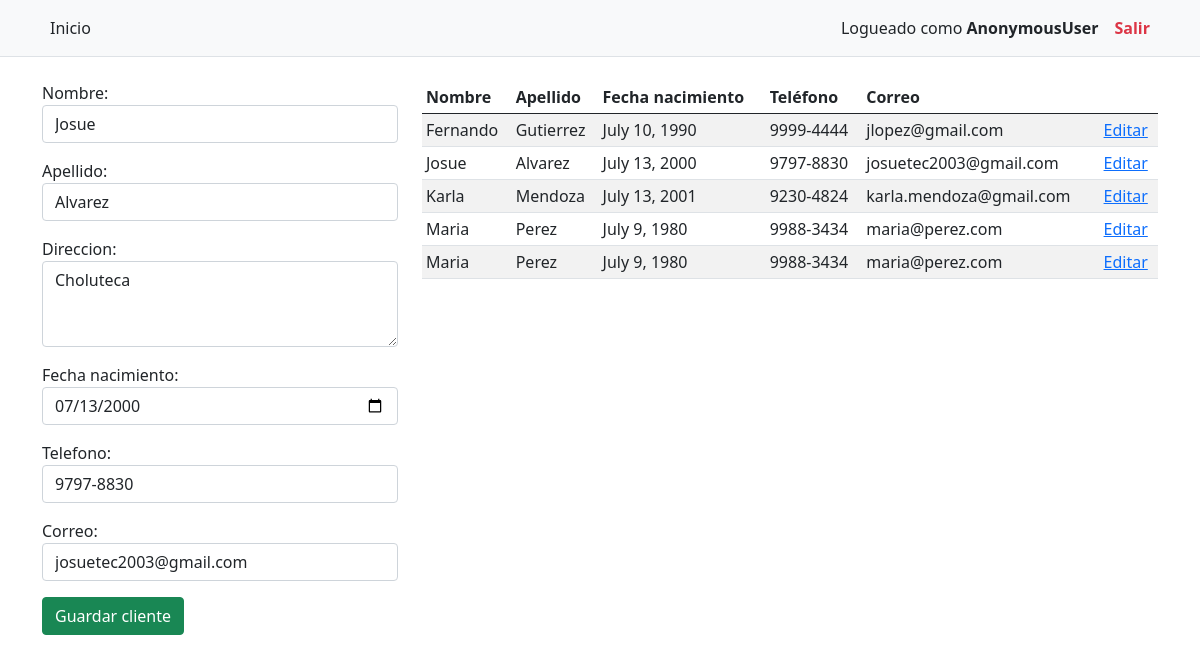
Screenshot of /clientes/?id=1 with the database file from the repository.
### app_banco/models.py (models this page shows, shortened)
class Cliente(models.Model):
    nombre = models.CharField(max_length=25)
    apellido = models.CharField(max_length=25)
    direccion = models.TextField()
    fecha_nacimiento = models.DateField()
    telefono = models.CharField(max_length=9)
    correo = models.EmailField(max_length=25)
    user = models.OneToOneField(User, on_delete=models.CASCADE, null=True, blank=True)

### app_banco/views.py (the view)
# urls.py: path('clientes/', views.clientes_view, name="clientes_view"),
def clientes_view(request):
    id = request.GET.get('id')
    cliente = None
    if id:
        cliente = get_object_or_404(Cliente, pk=id)
    form = ClienteForm(instance=cliente) # instancia
    clientes = Cliente.objects.all().order_by('nombre', 'apellido')
    return render(request, 'banco/clientes.html', {'form': form, 'clientes': clientes})

### app_banco/forms.py
class ClienteForm(forms.ModelForm):
    class Meta:
        model = Cliente
        fields = '__all__'
        exclude = ('user',)
        widgets = {
            'nombre': forms.TextInput(attrs={'class': 'form-control'}),
            'apellido': forms.TextInput(attrs={'class': 'form-control'}),
            'direccion': forms.Textarea(attrs={'class': 'form-control', 'rows': 3}),
            'fecha_nacimiento': forms.DateInput(attrs={'class': 'form-control', 'type': 'date'}),
            'telefono': forms.TextInput(attrs={'class': 'form-control', 'type': 'tel'}),
            'correo': forms.EmailInput(attrs={'class': 'form-control'}),
        }

### app_banco/templates/banco/clientes.html (shortened to what this page needs)
{% extends 'banco/base.html' %}
{% block container %}
<div class="row">
    <div class="col-4">
        {% if request.GET.id %}
        <form action="{% url 'clientes_actualizar' request.GET.id %}" method="post">
        {% else %}
        <form action="{% url 'clientes_gestion' %}" method="post">
        {% endif %}
            {{ form.as_p }}
            <input type="submit" class="btn btn-success" value="Guardar cliente">
        </form>
    </div>
    <div class="col-8">
        <table class="table table-sm table-hover table-striped">
            <thead>
                <tr>
                    <th>Nombre</th>
                    <th>Apellido</th>
                    <th>Fecha nacimiento</th>
                    <th>Teléfono</th>
                    <th>Correo</th>
                    <th></th>
                </tr>
            </thead>
            <tbody>
            {% for cli in clientes %}
                <tr>
                    <td>{{ cli.nombre }}</td>
                    <td>{{ cli.apellido }}</td>
                    <td>{{ cli.fecha_nacimiento }}</td>
                    <td>{{ cli.telefono }}</td>
                    <td>{{ cli.correo }}</td>
                    <td>
                        <a href="{% url 'clientes_view' %}?id={{ cli.id}}">Editar</a>
                    </td>
                </tr>
            {% empty %}
                <tr>
                    <td colspan="6">No hay clientes registrados al momento</td>
                </tr>
            {% endfor %}
            </tbody>
        </table>
    </div>
</div>
{% endblock %}

### rows the page displays
Cliente: nombre "Josue", apellido "Alvarez", direccion "Choluteca", fecha_nacimiento "07/13/2000", telefono "9797-8830", correo "josuetec2003@gmail.com", fecha_nacimiento "July 13, 2000"
Cliente: nombre "Fernando", apellido "Gutierrez", fecha_nacimiento "July 10, 1990", telefono "9999-4444", correo "jlopez@gmail.com"
Cliente: nombre "Karla", apellido "Mendoza", fecha_nacimiento "July 13, 2001", telefono "9230-4824", correo "karla.mendoza@gmail.com"
Cliente: nombre "Maria", apellido "Perez", fecha_nacimiento "July 9, 1980", telefono "9988-3434", correo "maria@perez.com"
Cliente: nombre "Maria", apellido "Perez", fecha_nacimiento "July 9, 1980", telefono "9988-3434", correo "maria@perez.com"

### other values shown
{{ request.user }} "AnonymousUser"
